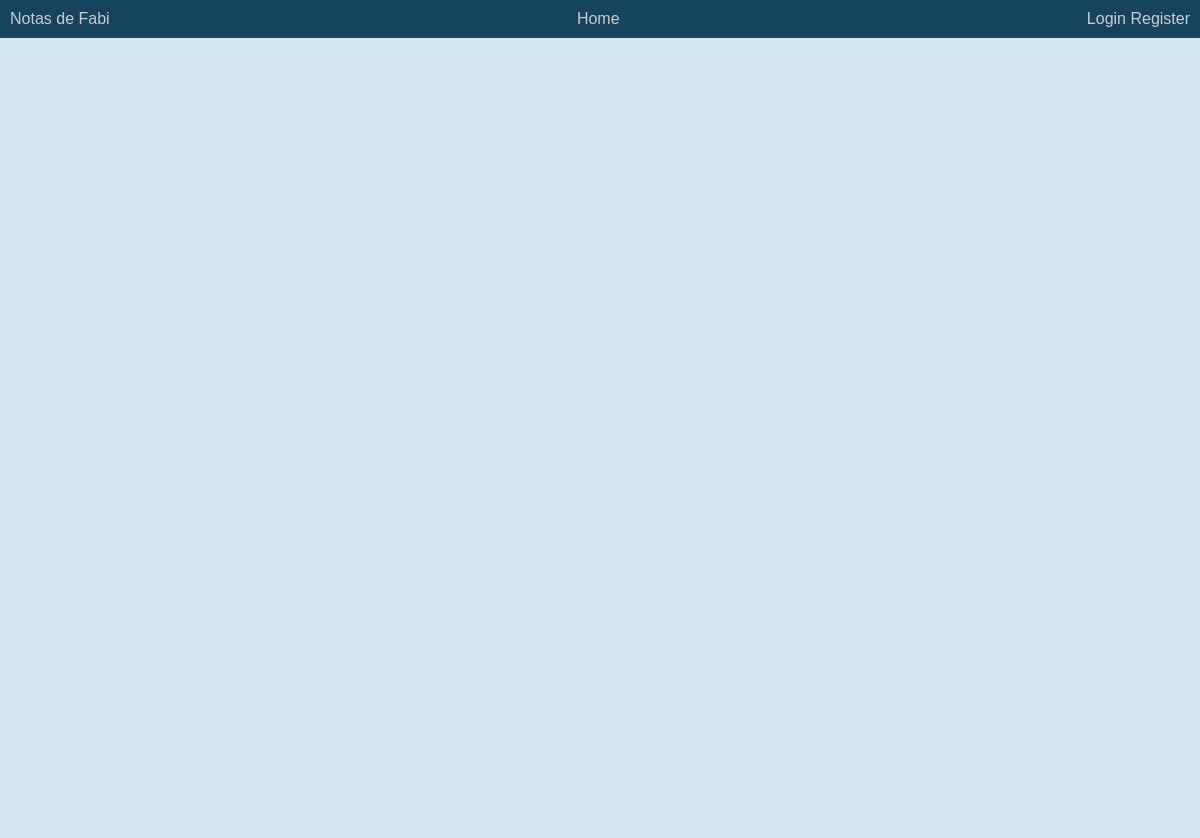
/notes/ (signed in), run on an earlier commit of the app's database.
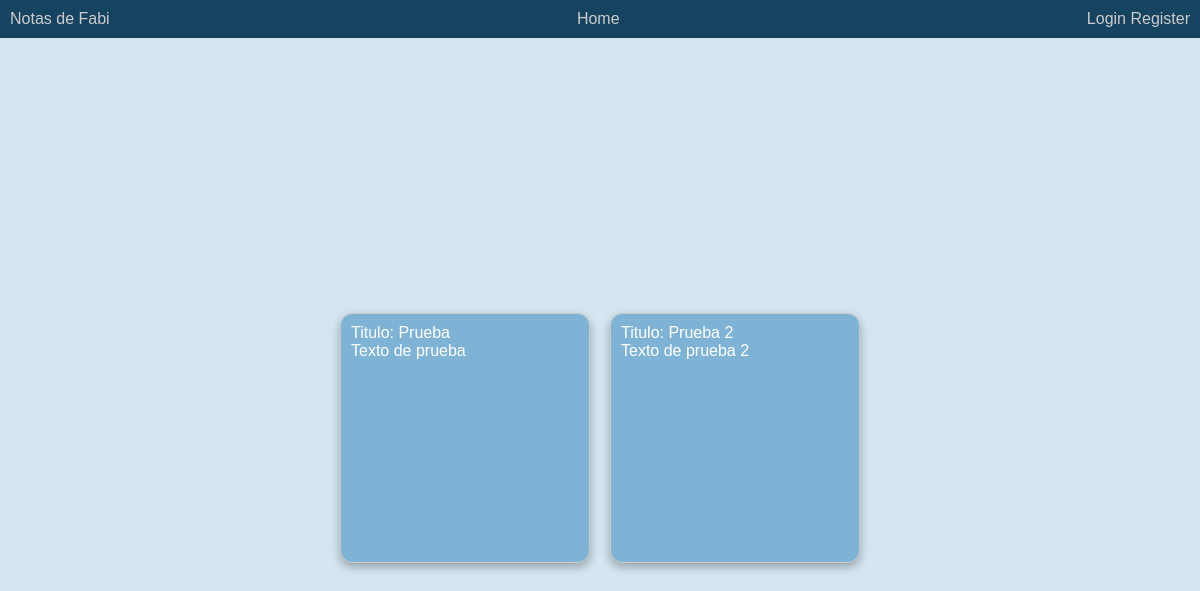
And on a later commit of the database.
### mycrudapp/models.py (models this page shows, shortened)
class Mynotes(models.Model):
    title = models.CharField(max_length=200)
    content = models.CharField(max_length=500)
    user_name = models.ForeignKey(Users, on_delete= models.CASCADE)

### mycrudapp/views.py (the view)
# urls.py: path('notes/', views.Notes, name='notes')
def Notes(request):
    user_name = request.session.get('user_name')
    try:
        user = Users.objects.get(user_name = user_name)
        notes = Mynotes.objects.filter(user_name = user)
        return render( request, 'notes.html', {'notes': notes, 'user_name': user_name})
    except Users.DoesNotExist:
        messages.error(request, 'El usuario no existe')

### mycrudapp/templates/notes.html (shortened to what this page needs)
{% load static %}
<!DOCTYPE html>
<html lang="en">
<head>
    <link rel="stylesheet" href="{% static 'styles/notes.css' %}">
</head>
<body>
    {% block content %}
    <nav class="nav-content">
        <p>Notas de {{user_name}}</p>
        <li><a href="/home">Home</a></li>
        <li><a href="/register-login">Login Register</a></li>
    </nav>
    <div class="content-for">
        {% for note in notes %}
        <div class="note-content">
            <p>Titulo: {{note.title}}</p>
            <p>{{ note.content }}</p>
        </div>
        {% endfor %}
    </div>
    {% endblock %}
</body>
</html>

What changed in the data, as far as the page shows it:
added Mynotes: title "Prueba", content "Texto de prueba"
added Mynotes: title "Prueba 2", content "Texto de prueba 2"
